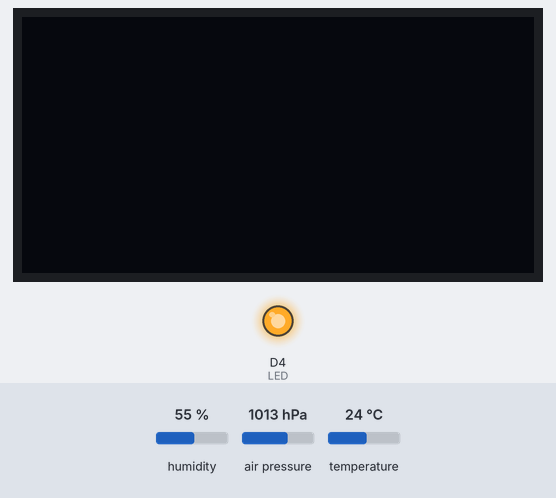
This sketch was run on a simulated ESP8266 (NodeMCU). Shown: 128×64 one-colour display, output pins drawn as LEDs (lit = HIGH). Inputs (shaded band) come from the test bench; at power-on: humidity 55 %, air pressure 1013 hPa, temperature 24 °C. WiFi joins after 1.5 s; servers stay silent unless stated; random numbers use the default seed unless the sketch sets one; no MQTT or app messages arrive unless stated; what the sketch prints to the serial monitor is not drawn.

Above: at 2.6 s.
At 23.7 s:
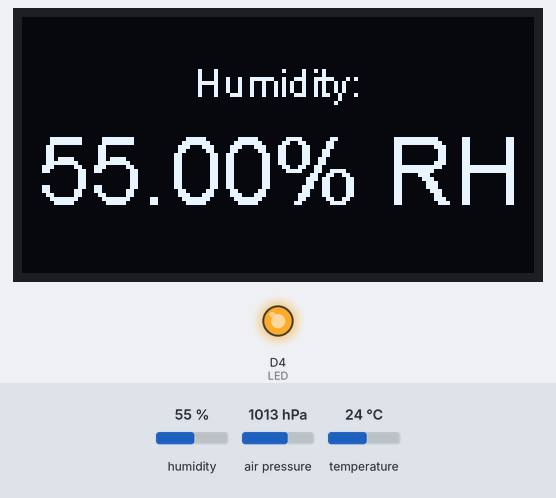
At 43.7 s:
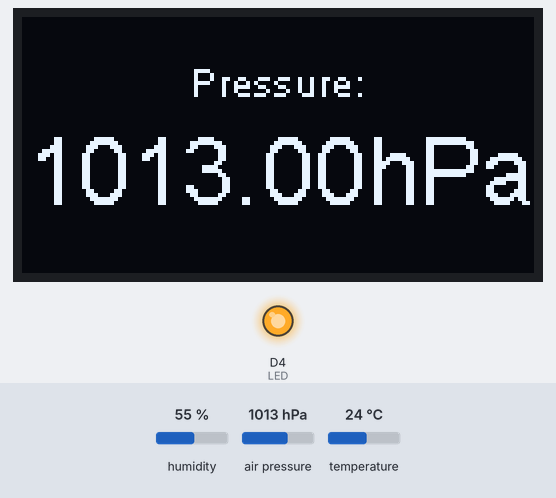
At 63.7 s:
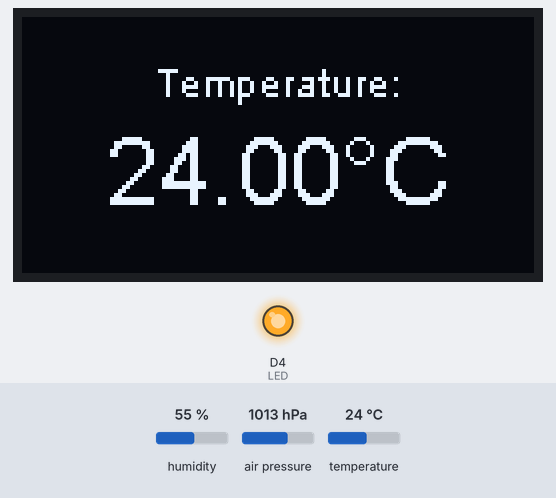
Timing chart, 0 to 65.2 s (numbered marks = the images above):
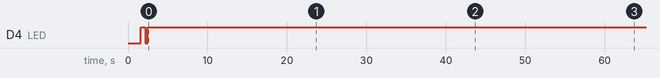

Measured:
- by itself, everything shown: repeats every 60.1 s, in 3 steps
- what the display in image 0 shows lasts 1.1 s, from 2.5 s to 3.6 s
- what the display in image 1 shows lasts 20.0 s, from 23.6 s to 43.6 s

The sketch:

esp8266-bme280-oled-wifimanager-mqtt.ino
```cpp
#include <ESP8266WiFi.h> // To connect to WiFi
#include <Wire.h>  // Only needed for Arduino 1.6.5 and earlier
#include <Adafruit_BME280.h> // BME280 sensor
#include "SSD1306Wire.h" // legacy include: `#include "SSD1306.h"`
#include <PubSubClient.h>
#include <WiFiManager.h>
#include <Ticker.h>
Ticker ticker;

// Initialize the OLED display using Wire library
SSD1306Wire  display(0x3c, D2, D1);  //D2=SDK  D1=SCK  As per labeling on NodeMCU

#ifndef LED_BUILTIN
#define LED_BUILTIN 13 // ESP32 DOES NOT DEFINE LED_BUILTIN
#endif

// For LED ticker
int LED = LED_BUILTIN;

// Configure the BME280 sensor
Adafruit_BME280 bme; // I2C

void tick()
{
  //toggle state
  digitalWrite(LED, !digitalRead(LED));     // set pin to the opposite state
}

//gets called when WiFiManager enters configuration mode
void configModeCallback (WiFiManager *myWiFiManager) {
  Serial.println("Entered config mode");
  Serial.println(WiFi.softAPIP());
  Serial.println(myWiFiManager->getConfigPortalSSID());
  ticker.attach(0.2, tick);
}

// Static IP address
IPAddress ip(192, 168, 1, 48); // Uses commas, not points!
IPAddress gateway(192, 168, 1, 254);
IPAddress subnet(255, 255, 255, 0);
IPAddress primary_dns(192, 168, 1, 254);

// MQTT credentials
const char* mqtt_server = "192.168.1.24"; // Okay to use points now...
const char* channel = "sensors";
const char* level = "upstairs";
const char* room = "dev";
WiFiClient espClient;
PubSubClient client(espClient);

void setup() {
  WiFi.mode(WIFI_STA);
  delay(1000);
  Serial.begin(115200);
  pinMode(LED, OUTPUT); // Set LED pin as output
  ticker.attach(0.6, tick);
  //WiFiManager
  WiFiManager wm;
  // Set static IP address
  wm.setSTAStaticIPConfig(IPAddress(ip), IPAddress(gateway), IPAddress(subnet), IPAddress(primary_dns));
  //set callback that gets called when connecting to previous WiFi fails, and enters Access Point mode
  wm.setAPCallback(configModeCallback);
  if (!wm.autoConnect()) {
    Serial.println("Failed to connect and hit timeout");
    ESP.restart();
    delay(1000);
  }
  Serial.println("");
  Serial.print("WiFi connected with IP ");
  Serial.println(WiFi.localIP());
  ticker.detach();
  digitalWrite(LED, HIGH);  //LOW = LED on, HIGH = LED off
  client.setServer(mqtt_server, 1883);
  Serial.println("Connected to MQTT server: " + String(mqtt_server));
  Serial.println("");
  Serial.println("Initializing OLED display...");
  display.init();
  display.flipScreenVertically();
  Serial.println("Initialising BME280 sensor...");
  bool status;
  status = bme.begin(0x76);
  if (!status) {
    Serial.println("Could not find a valid BME280 sensor, check wiring!");
    while (1);
  }
  Serial.println("Found BME280 sensor!");
}

void reconnect() {
  while (!client.connected()) {
    Serial.print("Attempting MQTT connection...");
    // Create a random client ID
    String clientId = "ESP8266Client-";
    clientId += String(random(0xffff), HEX);
    if (client.connect(clientId.c_str())) {
      Serial.println("connected");
    } else {
      Serial.print("failed, rc=");
      Serial.print(client.state());
      Serial.println(" try again in 5 seconds");
      delay(5000);
    }
  }
}

void displayTemperature() {
  //float temperature = bme.readTemperature() - 2.193; // Calibrated value for sensor if housed in a case
  float temperature = bme.readTemperature();
  Serial.print("Temperature: ");
  Serial.print(temperature, 4); Serial.println("°C.");
  display.clear();
  display.setTextAlignment(TEXT_ALIGN_CENTER);
  display.setFont(ArialMT_Plain_10);
  display.drawString(64, 10, "Temperature:");
  display.setFont(ArialMT_Plain_24);
  display.drawString(64, 25, String(temperature, 2) + "°C");
  display.display();
}

void displayHumidity() {
  float humidity = bme.readHumidity();
  Serial.print("Humidity: ");
  Serial.print(humidity, 2); Serial.println("% RH.");
  display.clear();
  display.setTextAlignment(TEXT_ALIGN_CENTER);
  display.setFont(ArialMT_Plain_10);
  display.drawString(64, 10, "Humidity:");
  display.setFont(ArialMT_Plain_24);
  display.drawString(64, 25, String(humidity, 2) + "% RH");
  display.display();
}

void displayPressure() {
  float pressure = bme.readPressure() / 100.0F;
  Serial.print("Pressure: ");
  Serial.print(pressure, 0); Serial.println("hPa.");
  display.clear();
  display.setTextAlignment(TEXT_ALIGN_CENTER);
  display.setFont(ArialMT_Plain_10);
  display.drawString(64, 10, "Pressure:");
  display.setFont(ArialMT_Plain_24);
  display.drawString(64, 25, String(pressure, 2) + "hPa");
  display.display();
}

void publishData() {
  //float temperature = bme.readTemperature() - 2.193; // Calibrated value for sensor if housed in a case
  float temperature = bme.readTemperature();
  String v1 = ("temperature,room=" + String(room) + ",floor=" + String(level) + " value=" + String(temperature));
  float humidity = bme.readHumidity();
  String v2 = ("humidity,room=" + String(room) + ",floor=" + String(level) + " value=" + String(humidity));
  float pressure = bme.readPressure() / 100.0F;
  String v3 = ("pressure,room=" + String(room) + ",floor=" + String(level) + " value=" + String(pressure));
  client.publish(channel, v1.c_str(), true);
  client.publish(channel, v2.c_str(), true);
  client.publish(channel, v3.c_str(), true);
  Serial.println("Temperature, humidity and pressure data sent to MQTT server!");
}

void loop() {
  if (!client.connected()) {
    reconnect();
  }
  publishData();
  delay(1000);
  displayTemperature();
  delay(20000);
  displayHumidity();
  delay(20000);
  displayPressure();
  delay(19000);
}
```
